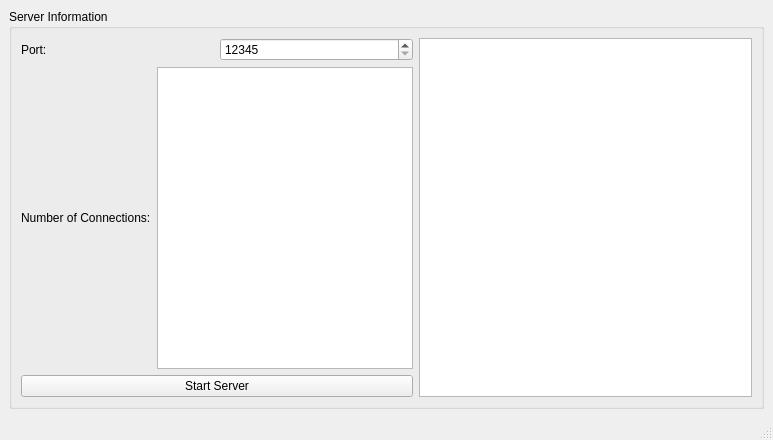
<?xml version="1.0" encoding="UTF-8"?>
<ui version="4.0">
 <class>MainWindow</class>
 <widget class="QMainWindow" name="MainWindow">
  <property name="geometry">
   <rect>
    <x>0</x>
    <y>0</y>
    <width>773</width>
    <height>440</height>
   </rect>
  </property>
  <property name="windowTitle">
   <string>MainWindow</string>
  </property>
  <widget class="QWidget" name="centralwidget">
   <layout class="QHBoxLayout" name="horizontalLayout_3">
    <item>
     <widget class="QGroupBox" name="groupBox">
      <property name="title">
       <string>Server Information</string>
      </property>
      <layout class="QHBoxLayout" name="horizontalLayout_4">
       <item>
        <layout class="QVBoxLayout" name="verticalLayout">
         <item>
          <layout class="QHBoxLayout" name="horizontalLayout">
           <item>
            <widget class="QLabel" name="label">
             <property name="text">
              <string>Port:</string>
             </property>
            </widget>
           </item>
           <item>
            <widget class="QSpinBox" name="spnPort">
             <property name="minimum">
              <number>12345</number>
             </property>
             <property name="maximum">
              <number>60000</number>
             </property>
            </widget>
           </item>
          </layout>
         </item>
         <item>
          <layout class="QHBoxLayout" name="horizontalLayout_2">
           <item>
            <widget class="QLabel" name="label_2">
             <property name="text">
              <string>Number of Connections:</string>
             </property>
            </widget>
           </item>
           <item>
            <widget class="QTextEdit" name="lnNumConnect">
             <property name="sizePolicy">
              <sizepolicy hsizetype="Expanding" vsizetype="Minimum">
               <horstretch>0</horstretch>
               <verstretch>0</verstretch>
              </sizepolicy>
             </property>
             <property name="minimumSize">
              <size>
               <width>0</width>
               <height>264</height>
              </size>
             </property>
             <property name="readOnly">
              <bool>true</bool>
             </property>
            </widget>
           </item>
          </layout>
         </item>
         <item>
          <widget class="QPushButton" name="btnStartServer">
           <property name="text">
            <string>Start Server</string>
           </property>
          </widget>
         </item>
        </layout>
       </item>
       <item>
        <widget class="QTextEdit" name="teServer">
         <property name="readOnly">
          <bool>true</bool>
         </property>
        </widget>
       </item>
      </layout>
     </widget>
    </item>
   </layout>
  </widget>
  <widget class="QStatusBar" name="statusbar"/>
 </widget>
 <resources/>
 <connections/>
</ui>
